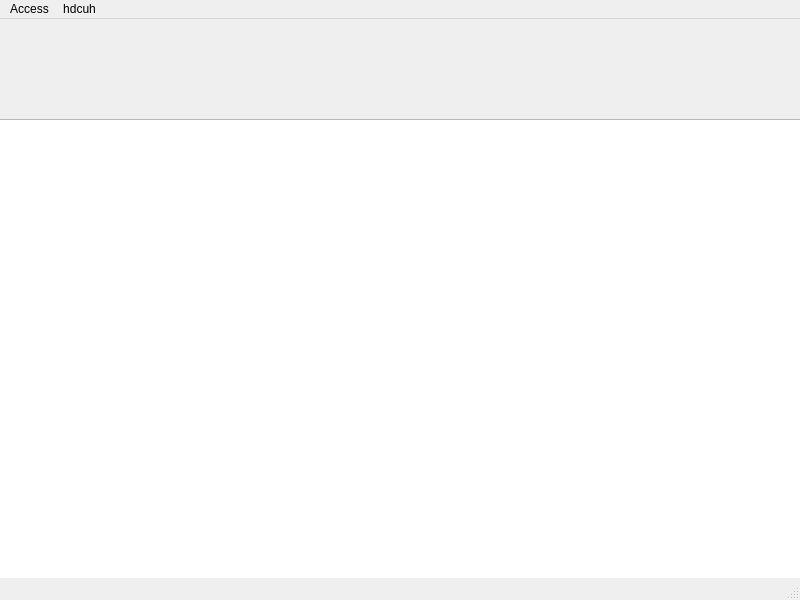
<?xml version="1.0" encoding="UTF-8"?>
<ui version="4.0">
 <class>MainWindow</class>
 <widget class="QMainWindow" name="MainWindow">
  <property name="geometry">
   <rect>
    <x>0</x>
    <y>0</y>
    <width>800</width>
    <height>600</height>
   </rect>
  </property>
  <property name="windowTitle">
   <string>MainWindow</string>
  </property>
  <widget class="QWidget" name="centralwidget">
   <widget class="QTableView" name="tableView">
    <property name="geometry">
     <rect>
      <x>-5</x>
      <y>100</y>
      <width>821</width>
      <height>491</height>
     </rect>
    </property>
   </widget>
  </widget>
  <widget class="QMenuBar" name="menubar">
   <property name="geometry">
    <rect>
     <x>0</x>
     <y>0</y>
     <width>800</width>
     <height>26</height>
    </rect>
   </property>
   <widget class="QMenu" name="menuAcess">
    <property name="title">
     <string>Access</string>
    </property>
    <addaction name="actionaction"/>
   </widget>
   <widget class="QMenu" name="menuhdcuh">
    <property name="title">
     <string>hdcuh</string>
    </property>
    <addaction name="actiondchdjc"/>
   </widget>
   <addaction name="menuAcess"/>
   <addaction name="menuhdcuh"/>
  </widget>
  <widget class="QStatusBar" name="statusbar"/>
  <action name="actiondchdjc">
   <property name="text">
    <string>dchdjc</string>
   </property>
  </action>
  <action name="actionaction">
   <property name="text">
    <string>action</string>
   </property>
  </action>
 </widget>
 <resources/>
 <connections/>
</ui>
